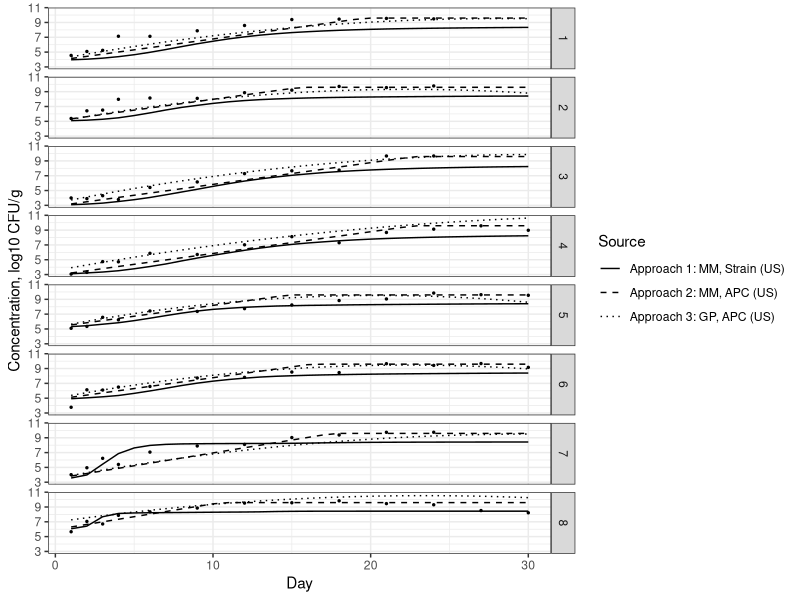
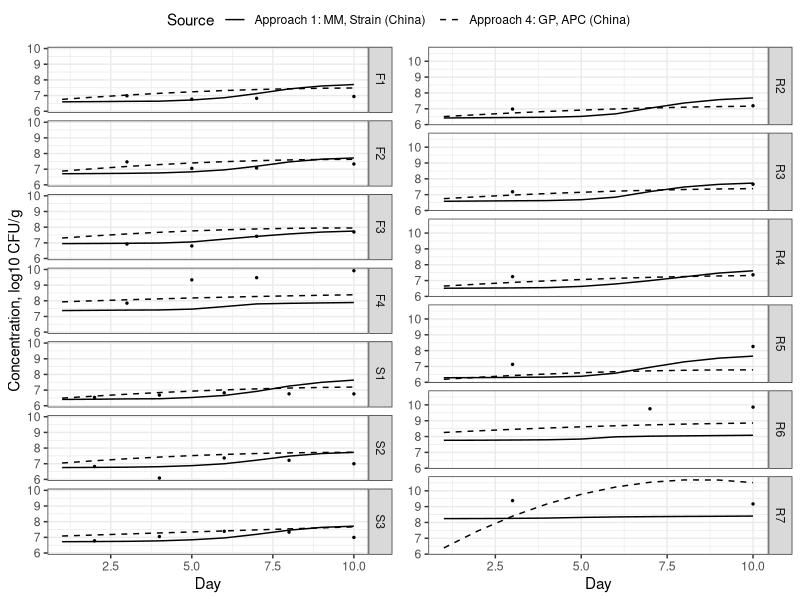

Source code (R) for these figures, in order:
## ------------------------------Title------------------------------------------
# Analyzing the modeling data

## ------------------------------Description------------------------------------
# Project: Bacterial growth modeling (spinach)

# Script description: See title

## ------------------------------Packages---------------------------------------

library(dplyr); library(lmerTest); library(ggplot2); library(Metrics)
library(reshape2); library(tidyverse); library(RColorBrewer)
library(ggpubr)

## ------------------------------Read in raw data-------------------------------

data_geom_china <- read.csv("model_inputs/concentration_by_day_modeling_data.csv")
data_geom_us <- read.csv("model_inputs/growth_curve_biorep.csv")

mm_strain_us <- read.csv("outputs/count_by_day_mm_strain_us.csv", header = TRUE)
mm_strain_china <- read.csv("outputs/count_by_day_mm_strain_china.csv", header = TRUE)

mm_apc_us <- read.csv("outputs/count_by_day_mm_apc_us.csv", header = TRUE)

gp_apc_us <- read.csv("outputs/count_by_day_gp_apc_us.csv", header = TRUE)
gp_apc_china <- read.csv("outputs/count_by_day_gp_apc_china.csv", header = TRUE)

overall <- read.csv("outputs/overall_count.csv", header = TRUE)

## ------------------------------Wrangling - Exp--------------------------------

data_obs_china <- data_geom_china %>%
  filter(test == "APC") %>%
  filter(!(stage %in% c("H", "T", "D0"))) %>%
  ungroup() %>%
  dplyr::select(sampling, stage, conc_geom) %>%
  mutate(source = "obs")

colnames(data_obs_china) <- c("sampling_code", "day", "obs_conc", "source")

data_obs_china$day <- as.numeric(gsub("D", "", data_obs_china$day))
data_obs_china$sampday <- paste0(data_obs_china$sampling_code, "_", data_obs_china$day)

rm(data_geom_china)

data_obs_us <- data_geom_us %>%
  filter(day != 0) %>%
  ungroup() %>%
  dplyr::select(lot, day, conc_geom) %>%
  mutate(source = "obs")

colnames(data_obs_us) <- c("sampling_code", "day", "obs_conc", "source")

data_obs_us$day <- as.numeric(gsub("D", "", data_obs_us$day))
data_obs_us$sampday <- paste0(data_obs_us$sampling_code, "_", data_obs_us$day)

rm(data_geom_us)

## ------------------------------Wrangling - Model------------------------------
#Overall

overall_summary_stats <- overall %>%
  group_by(growth_model, loc, day) %>%
  summarize(median = round(median(count), 2), lq = round(quantile(count)[2], 2),
            uq = round(quantile(count)[4], 2)) %>%
  filter(day %in% c(5, 10))

#Model Validation

mm_strain_china_sum <- mm_strain_china %>%
  group_by(sampling_code, day) %>%
  summarize(med_conc = median(count),
            lq = quantile(count)[2],
            uq = quantile(count)[4]) %>%
  mutate(source = "mm_strain_china") %>%
  mutate(sampday = paste0(sampling_code, "_", day))
colnames(mm_strain_china_sum)[3] <- "pred_conc"

mm_strain_us_sum <- mm_strain_us %>%
  group_by(sampling_code, day) %>%
  summarize(med_conc = median(count),
            lq = quantile(count)[2],
            uq = quantile(count)[4]) %>%
  mutate(source = "mm_strain_us") %>%
  mutate(sampday = paste0(sampling_code, "_", day))
colnames(mm_strain_us_sum)[3] <- "pred_conc"

mm_apc_us_sum <- mm_apc_us %>%
  group_by(sampling_code, day) %>%
  summarize(med_conc = median(count),
            lq = quantile(count)[2],
            uq = quantile(count)[4]) %>%
  mutate(source = "mm_apc_us") %>%
  mutate(sampday = paste0(sampling_code, "_", day))
colnames(mm_apc_us_sum)[3] <- "pred_conc"

gp_apc_us_sum <- gp_apc_us %>%
  group_by(sampling_code, day) %>%
  summarize(med_conc = median(count),
            lq = quantile(count)[2],
            uq = quantile(count)[4]) %>%
  mutate(source = "gp_apc_us") %>%
  mutate(sampday = paste0(sampling_code, "_", day))
colnames(gp_apc_us_sum)[3] <- "pred_conc"

gp_apc_china_sum <- gp_apc_china %>%
  group_by(sampling_code, day) %>%
  summarize(med_conc = median(count),
            lq = quantile(count)[2],
            uq = quantile(count)[4]) %>%
  mutate(source = "gp_apc_china") %>%
  mutate(sampday = paste0(sampling_code, "_", day))
colnames(gp_apc_china_sum)[3] <- "pred_conc"

us_lots <- c(1:8, "overall")
us_rmse <- vector(mode = "logical", length = length(us_lots))
us_af <- vector(mode = "logical", length = length(us_lots))
us_bf <- vector(mode = "logical", length = length(us_lots))

us_perf_met <- bind_cols(us_lots, us_rmse, us_af, us_bf)
colnames(us_perf_met) <- c("lots", "rmse", "af", "bf")

china_lots <- c("S1", "S2", "S3", "F1", "F2", "F3", "F4", "R1", "R2", "R3", 
                "R4", "R5", "R6", "R7", "overall")
china_rmse <- vector(mode = "logical", length = length(china_lots))
china_af <- vector(mode = "logical", length = length(china_lots))
china_bf <- vector(mode = "logical", length = length(china_lots))

china_perf_met <- bind_cols(china_lots, china_rmse, china_af, china_bf)
colnames(china_perf_met) <- c("lots", "rmse", "af", "bf")

met_mm_strain_us <-  us_perf_met
met_mm_apc_us <-  us_perf_met
met_gp_apc_us <-  us_perf_met

met_mm_strain_china <-  china_perf_met
met_gp_apc_china <-  china_perf_met

## --------------------Combining Model and Experimental Data--------------------

#Assigning predicted conc to the observed conc

#MM Strain US

mm_strain_us_sum$obs_conc <- NA
for(i in 1:nrow(mm_strain_us_sum)){
  if(mm_strain_us_sum$sampday[i] %in% data_obs_us$sampday){
    index <- which(mm_strain_us_sum$sampday[i] == data_obs_us$sampday)
    mm_strain_us_sum$obs_conc[i] <- data_obs_us$obs_conc[index]
  }
}

mm_strain_us_sum <- mm_strain_us_sum %>%
  filter(!(is.na(obs_conc)))

for(i in 1:nrow(met_mm_strain_us)){
  if(met_mm_strain_us$lots[i] != "overall"){
    index <- met_mm_strain_us$lots[i]
    dat <- filter(mm_strain_us_sum, sampling_code == index)
    
    met_mm_strain_us$rmse[i] <- rmse(dat$obs_conc, dat$pred_conc)
    
    af_sum <- sum((log(dat$pred_conc) - log(dat$obs_conc))^2)
    af <- exp(sqrt(af_sum/nrow(dat)))
    met_mm_strain_us$af[i] <- af
    
    bf_sum <- sum((log(dat$pred_conc) - log(dat$obs_conc)))
    bf <- exp(bf_sum/nrow(dat))
    met_mm_strain_us$bf[i] <- bf
    
  } else {
    
    met_mm_strain_us$rmse[i] <- rmse(mm_strain_us_sum$obs_conc, mm_strain_us_sum$pred_conc)
    
    af_sum <- sum((log(mm_strain_us_sum$pred_conc) - log(mm_strain_us_sum$obs_conc))^2)
    af <- exp(sqrt(af_sum/nrow(mm_strain_us_sum)))
    met_mm_strain_us$af[i] <- af
    
    bf_sum <- sum((log(mm_strain_us_sum$pred_conc) - log(mm_strain_us_sum$obs_conc)))
    bf <- exp(bf_sum/nrow(mm_strain_us_sum))
    met_mm_strain_us$bf[i] <- bf
    
  }
}

#MM Strain China

mm_strain_china_sum$obs_conc <- NA
for(i in 1:nrow(mm_strain_china_sum)){
  if(mm_strain_china_sum$sampday[i] %in% data_obs_china$sampday){
    index <- which(mm_strain_china_sum$sampday[i] == data_obs_china$sampday)
    mm_strain_china_sum$obs_conc[i] <- data_obs_china$obs_conc[index]
  }
}

mm_strain_china_sum <- mm_strain_china_sum %>%
  filter(!(is.na(obs_conc)))

for(i in 1:nrow(met_mm_strain_china)){
  if(met_mm_strain_china$lots[i] != "overall"){
    index <- met_mm_strain_china$lots[i]
    dat <- filter(mm_strain_china_sum, sampling_code == index)
    
    met_mm_strain_china$rmse[i] <- rmse(dat$obs_conc, dat$pred_conc)
    
    af_sum <- sum((log(dat$pred_conc) - log(dat$obs_conc))^2)
    af <- exp(sqrt(af_sum/nrow(dat)))
    met_mm_strain_china$af[i] <- af
    
    bf_sum <- sum((log(dat$pred_conc) - log(dat$obs_conc)))
    bf <- exp(bf_sum/nrow(dat))
    met_mm_strain_china$bf[i] <- bf
    
  } else {
    
    met_mm_strain_china$rmse[i] <- rmse(mm_strain_china_sum$obs_conc, mm_strain_china_sum$pred_conc)
    
    af_sum <- sum((log(mm_strain_china_sum$pred_conc) - log(mm_strain_china_sum$obs_conc))^2)
    af <- exp(sqrt(af_sum/nrow(mm_strain_china_sum)))
    met_mm_strain_china$af[i] <- af
    
    bf_sum <- sum((log(mm_strain_china_sum$pred_conc) - log(mm_strain_china_sum$obs_conc)))
    bf <- exp(bf_sum/nrow(mm_strain_china_sum))
    met_mm_strain_china$bf[i] <- bf
    
  }
}

#MM APC US

mm_apc_us_sum$obs_conc <- NA
for(i in 1:nrow(mm_apc_us_sum)){
  if(mm_apc_us_sum$sampday[i] %in% data_obs_us$sampday){
    index <- which(mm_apc_us_sum$sampday[i] == data_obs_us$sampday)
    mm_apc_us_sum$obs_conc[i] <- data_obs_us$obs_conc[index]
  }
}

mm_apc_us_sum <- mm_apc_us_sum %>%
  filter(!(is.na(obs_conc)))

for(i in 1:nrow(met_mm_apc_us)){
  if(met_mm_apc_us$lots[i] != "overall"){
    index <- met_mm_apc_us$lots[i]
    dat <- filter(mm_apc_us_sum, sampling_code == index)
    
    met_mm_apc_us$rmse[i] <- rmse(dat$obs_conc, dat$pred_conc)
    
    af_sum <- sum((log(dat$pred_conc) - log(dat$obs_conc))^2)
    af <- exp(sqrt(af_sum/nrow(dat)))
    met_mm_apc_us$af[i] <- af
    
    bf_sum <- sum((log(dat$pred_conc) - log(dat$obs_conc)))
    bf <- exp(bf_sum/nrow(dat))
    met_mm_apc_us$bf[i] <- bf
    
  } else {
    
    met_mm_apc_us$rmse[i] <- rmse(mm_apc_us_sum$obs_conc, mm_apc_us_sum$pred_conc)
    
    af_sum <- sum((log(mm_apc_us_sum$pred_conc) - log(mm_apc_us_sum$obs_conc))^2)
    af <- exp(sqrt(af_sum/nrow(mm_apc_us_sum)))
    met_mm_apc_us$af[i] <- af
    
    bf_sum <- sum((log(mm_apc_us_sum$pred_conc) - log(mm_apc_us_sum$obs_conc)))
    bf <- exp(bf_sum/nrow(mm_apc_us_sum))
    met_mm_apc_us$bf[i] <- bf
    
  }
}

#GP APC US

gp_apc_us_sum$obs_conc <- NA
for(i in 1:nrow(gp_apc_us_sum)){
  if(gp_apc_us_sum$sampday[i] %in% data_obs_us$sampday){
    index <- which(gp_apc_us_sum$sampday[i] == data_obs_us$sampday)
    gp_apc_us_sum$obs_conc[i] <- data_obs_us$obs_conc[index]
  }
}

gp_apc_us_sum <- gp_apc_us_sum %>%
  filter(!(is.na(obs_conc)))

for(i in 1:nrow(met_gp_apc_us)){
  if(met_gp_apc_us$lots[i] != "overall"){
    index <- met_gp_apc_us$lots[i]
    dat <- filter(gp_apc_us_sum, sampling_code == index)
    
    met_gp_apc_us$rmse[i] <- rmse(dat$obs_conc, dat$pred_conc)
    
    af_sum <- sum((log(dat$pred_conc) - log(dat$obs_conc))^2)
    af <- exp(sqrt(af_sum/nrow(dat)))
    met_gp_apc_us$af[i] <- af
    
    bf_sum <- sum((log(dat$pred_conc) - log(dat$obs_conc)))
    bf <- exp(bf_sum/nrow(dat))
    met_gp_apc_us$bf[i] <- bf
    
  } else {
    
    met_gp_apc_us$rmse[i] <- rmse(gp_apc_us_sum$obs_conc, gp_apc_us_sum$pred_conc)
    
    af_sum <- sum((log(gp_apc_us_sum$pred_conc) - log(gp_apc_us_sum$obs_conc))^2)
    af <- exp(sqrt(af_sum/nrow(gp_apc_us_sum)))
    met_gp_apc_us$af[i] <- af
    
    bf_sum <- sum((log(gp_apc_us_sum$pred_conc) - log(gp_apc_us_sum$obs_conc)))
    bf <- exp(bf_sum/nrow(gp_apc_us_sum))
    met_gp_apc_us$bf[i] <- bf
    
  }
}

#GP APC China

gp_apc_china_sum$obs_conc <- NA
for(i in 1:nrow(gp_apc_china_sum)){
  if(gp_apc_china_sum$sampday[i] %in% data_obs_china$sampday){
    index <- which(gp_apc_china_sum$sampday[i] == data_obs_china$sampday)
    gp_apc_china_sum$obs_conc[i] <- data_obs_china$obs_conc[index]
  }
}

gp_apc_china_sum <- gp_apc_china_sum %>%
  filter(!(is.na(obs_conc)))

for(i in 1:nrow(met_gp_apc_china)){
  if(met_gp_apc_china$lots[i] != "overall"){
    index <- met_gp_apc_china$lots[i]
    dat <- filter(gp_apc_china_sum, sampling_code == index)
    
    met_gp_apc_china$rmse[i] <- rmse(dat$obs_conc, dat$pred_conc)
    
    af_sum <- sum((log(dat$pred_conc) - log(dat$obs_conc))^2)
    af <- exp(sqrt(af_sum/nrow(dat)))
    met_gp_apc_china$af[i] <- af
    
    bf_sum <- sum((log(dat$pred_conc) - log(dat$obs_conc)))
    bf <- exp(bf_sum/nrow(dat))
    met_gp_apc_china$bf[i] <- bf
    
  } else {
    
    met_gp_apc_china$rmse[i] <- rmse(gp_apc_china_sum$obs_conc, gp_apc_china_sum$pred_conc)
    
    af_sum <- sum((log(gp_apc_china_sum$pred_conc) - log(gp_apc_china_sum$obs_conc))^2)
    af <- exp(sqrt(af_sum/nrow(gp_apc_china_sum)))
    met_gp_apc_china$af[i] <- af
    
    bf_sum <- sum((log(gp_apc_china_sum$pred_conc) - log(gp_apc_china_sum$obs_conc)))
    bf <- exp(bf_sum/nrow(gp_apc_china_sum))
    met_gp_apc_china$bf[i] <- bf
    
  }
}

## ------------------------------Plotting---------------------------------------

#Summarizing data for plotting
mm_strain_china_plot <- mm_strain_china %>%
  group_by(sampling_code, day) %>%
  summarize(med_conc = median(count),
            lq = quantile(count)[2],
            uq = quantile(count)[4]) %>%
  mutate(source = "mm_strain_china") %>%
  mutate(sampday = paste0(sampling_code, "_", day))
colnames(mm_strain_china_plot)[3] <- "pred_conc"

mm_strain_us_plot <- mm_strain_us %>%
  group_by(sampling_code, day) %>%
  summarize(med_conc = median(count),
            lq = quantile(count)[2],
            uq = quantile(count)[4]) %>%
  mutate(source = "mm_strain_us") %>%
  mutate(sampday = paste0(sampling_code, "_", day))
colnames(mm_strain_us_plot)[3] <- "pred_conc"

mm_apc_us_plot <- mm_apc_us %>%
  group_by(sampling_code, day) %>%
  summarize(med_conc = median(count),
            lq = quantile(count)[2],
            uq = quantile(count)[4]) %>%
  mutate(source = "mm_apc_us") %>%
  mutate(sampday = paste0(sampling_code, "_", day))
colnames(mm_apc_us_plot)[3] <- "pred_conc"

gp_apc_us_plot <- gp_apc_us %>%
  group_by(sampling_code, day) %>%
  summarize(med_conc = median(count),
            lq = quantile(count)[2],
            uq = quantile(count)[4]) %>%
  mutate(source = "gp_apc_us") %>%
  mutate(sampday = paste0(sampling_code, "_", day))
colnames(gp_apc_us_plot)[3] <- "pred_conc"

gp_apc_china_plot <- gp_apc_china %>%
  group_by(sampling_code, day) %>%
  summarize(med_conc = median(count),
            lq = quantile(count)[2],
            uq = quantile(count)[4]) %>%
  mutate(source = "gp_apc_china") %>%
  mutate(sampday = paste0(sampling_code, "_", day))
colnames(gp_apc_china_plot)[3] <- "pred_conc"

#Plotting
us_pred_plot <- bind_rows(mm_strain_us_plot,
                          mm_apc_us_plot,
                          gp_apc_us_plot)

us_pred_plot <- us_pred_plot %>%
  mutate(source = case_when(
    source %in% c("mm_strain_us") ~ "Approach 1: MM, Strain (US)",
    source %in% c("mm_apc_us") ~ "Approach 2: MM, APC (US)",
    source %in% c("gp_apc_us") ~ "Approach 3: GP, APC (US)",
    source %in% c("obs") ~ "Observed"
  ))

colnames(us_pred_plot)[6] <- "Source"

ggplot() + 
  geom_line(data = us_pred_plot, aes(x = day, y = pred_conc, group = Source, 
                                     linetype = Source)) + 
  facet_grid(rows = "sampling_code") + 
  geom_point(data = data_obs_us, aes(x = day, y = obs_conc), size = 0.5) +
  ylab("Concentration, log10 CFU/g") + xlab("Day") +
  scale_linetype_discrete(name = "Source") +
  scale_linetype_manual(values=c("solid","dashed", "dotted", "dotdash"))+
  theme_bw()


china_pred_plot <- bind_rows(mm_strain_china_plot,
                          gp_apc_china_plot)

china_pred_plot <- china_pred_plot %>%
  mutate(source = case_when(
    source %in% c("mm_strain_china") ~ "Approach 1: MM, Strain (China)",
    source %in% c("gp_apc_china") ~ "Approach 4: GP, APC (China)",
    source %in% c("obs") ~ "Observed"
  ))

colnames(china_pred_plot)[6] <- "Source"

plota <- ggplot() + 
  geom_line(data = filter(china_pred_plot,
                          sampling_code %in% c("S1", "S2", "S3",
                                               "F1", "F2", "F3", "F4")), 
                          aes(x = day, y = pred_conc, group = Source, 
                                     linetype = Source)) + 
  facet_grid(rows = "sampling_code") + 
  geom_point(data = filter(data_obs_china,
                           sampling_code %in% c("S1", "S2", "S3",
                                                "F1", "F2", "F3", "F4")), 
             aes(x = day, y = obs_conc), size = 0.5) +
  ylab("Concentration, log10 CFU/g") + xlab("Day") +
  scale_linetype_discrete(name = "source") +
  scale_linetype_manual(values=c("solid","dashed", "dotted", "dotdash"))+
  theme_bw()

plotb <-ggplot() + 
  geom_line(data = filter(china_pred_plot, 
                          sampling_code %in% c("R2", "R3",
                                               "R4", "R5", "R6",
                                               "R7")),
            aes(x = day, y = pred_conc, group = Source, 
                                        linetype = Source)) + 
  facet_grid(rows = "sampling_code") + 
  geom_point(data = filter(data_obs_china, 
                           sampling_code %in% c("R2", "R3",
                                                "R4", "R5", "R6",
                                                "R7")), 
             aes(x = day, y = obs_conc), size = 0.5) +
  ylab("Concentration, log10 CFU/g") + xlab("Day") +
  scale_linetype_discrete(name = "source") +
  scale_linetype_manual(values=c("solid","dashed", "dotted", "dotdash"))+
  theme_bw()

ggarrange(plota, plotb + rremove("ylab"), common.legend =  TRUE)
